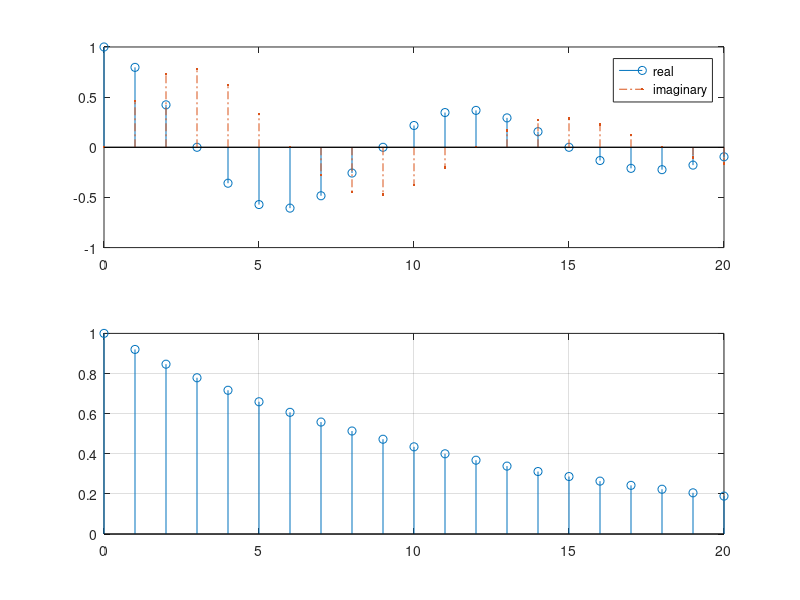

Recreate this plot in MATLAB.
n=0:20;
x=exp((-1/12+1j*pi/6).*n);
subplot(2,1,1);
stem(n,real(x));
hold on;
stem(n,imag(x),'.-.');
legend('real','imaginary');
subplot(2,1,2);
stem(n,abs(x));
grid on;